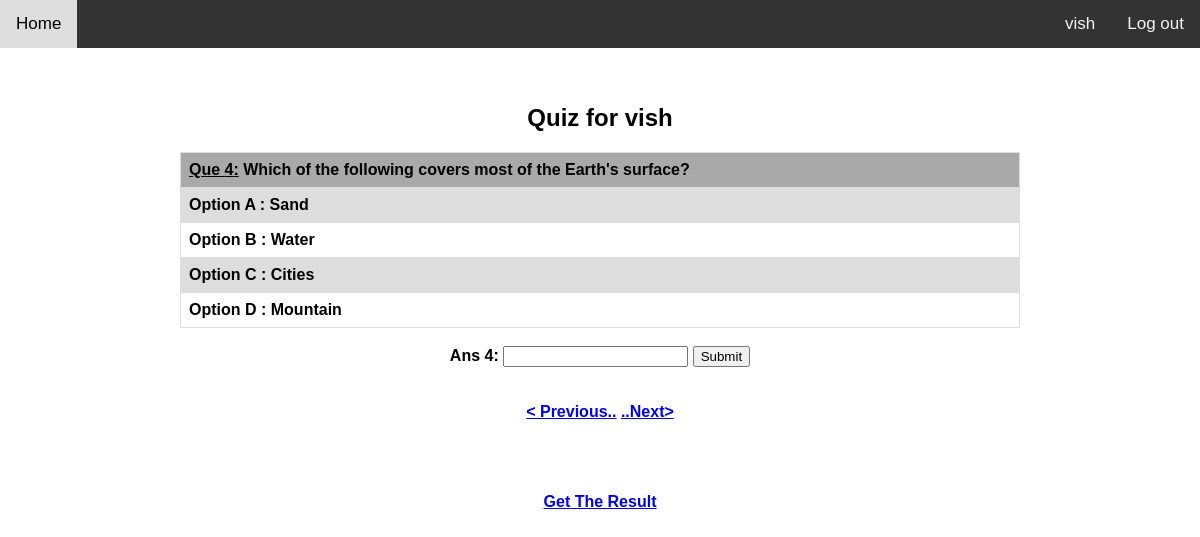
Screenshot of /next/3 (signed in) with the database file from the repository.
### QuizUser/models.py (models this page shows, shortened)
class quiz_que(models.Model):
	qno = models.AutoField(auto_created=True, primary_key=True)
	question = models.TextField(max_length=200)
	A = models.CharField(max_length=50)
	B = models.CharField(max_length=50)
	C = models.CharField(max_length=50)
	D = models.CharField(max_length=50)
	ans = models.CharField(max_length=1)
	gans = models.CharField(max_length=1, blank= True)

### QuizUser/views.py (the view)
# urls.py: path('next/<int:qno>', views.next, name='next'),
def next(request, qno):
    if qno<5:
        qno+=1
        question = quiz_que.objects.get(qno=qno)
        return render(request, 'QuizUser/quiz.html', {'question':question})
    else:
        question = quiz_que.objects.get(qno=qno)
        return render(request, 'QuizUser/quiz.html', {'question':question})

### QuizUser/templates/QuizUser/quiz.html (shortened to what this page needs)
{% extends 'base.html' %}
{% block content %}
{% if user.is_authenticated %}
</head>
<body>
<h2>Quiz for <b>{{ user.username }}<b></h2>
<form method="POST" action="/answer/{{ question.qno }}">
  <table>
    <tr>
        <th bgcolor="darkgrey"><u>Que {{ question.qno }}:</u>   {{ question.question }}</th>
    </tr>
    <tr>
        <th>Option A : {{ question.A }}</th>
    </tr>
    <tr>
        <th>Option B : {{ question.B }}</th>
    </tr>
    <tr>
        <th>Option C : {{ question.C }}</th>
    </tr>
    <tr>
       <th>Option D : {{ question.D }}</th>
    </tr>
  </table>
  	<br>
  	<label for="fname">Ans {{ question.qno }}:</label> <input type="text" id="fname" name="answer" maxlength="1"> <input type="submit">
    <br><br><br>
  <a href="/pre/{{ question.qno }}">< Previous..<a>
  <a href="/next/{{ question.qno }}">..Next></a>
</form>
<br>
<br>
<br>
<br>
<a href="{% url 'result' %}">Get The Result</a>
<br><br><br>
</body>
{% endif %}
{% endblock %}

### templates/base.html (shortened to what this page needs)
<!DOCTYPE html>
<body xmlns="http://www.w3.org/1999/html">
<head>
</head>
<body>
<div class="topnav">
  <a href="{% url 'home' %}">Home</a>
  <div class="topnav-right">
    {% if user.is_authenticated %}
      <a> {{ user.username }}</a>
      <a href="{% url 'logout' %}">Log out</a>
    {% else %}
      <a href="{% url 'login' %}">Log in</a>
      <a href="{% url 'register' %}">Register</a>
    {% endif %}
  </div>
</div>
<div>
<br><br>
<center>
{% block content %}
{% endblock %}
</div>
</body>
</html>

### templates/base.html (style rules this page uses)
body { margin: 0; font-family: Arial, Helvetica, sans-serif; }
.topnav { position: relative; overflow: hidden; background-color: #333; }
.topnav a { float: left; color: #f2f2f2; text-align: center; padding: 14px 16px; text-decoration: none; font-size: 17px; }
.topnav-right { float: right; }

### QuizUser/templates/QuizUser/quiz.html (style rules this page uses)
table { font-family: arial, sans-serif; border-collapse: collapse; width: 70%; }
td, th { border: 1px solid #dddddd; text-align: left; padding: 8px; }
tr:nth-child(even) { background-color: #dddddd; }

### rows the page displays
quiz_que: qno "4", question "Which of the following covers most of the Earth's surface?", A "Sand", B "Water", C "Cities", D "Mountain"

### other values shown
{{ user.username }} "vish"
